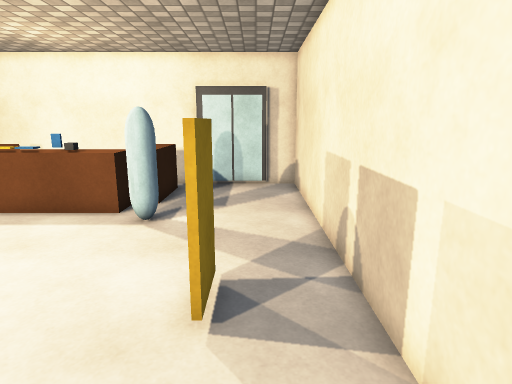
[1] (above)

14 first-person views from a walk through a Unity game level. The camera is 1.2 m above the floor, tilts 12° down and sees 75° across. The floor is counted in squares, 0.5 m on a side. Each view is taken from the middle of a square. On the plan, view 1 faces up. The plan holds only what a view shows up to about 20 squares ahead; the rest is blank. The player character is not drawn. Surface patterns are stand-ins for the level's own textures.

[2]
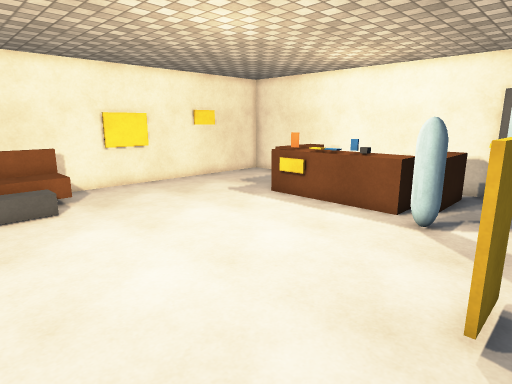

[3]
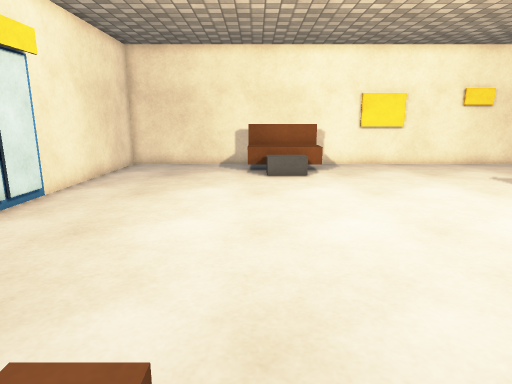

[4]
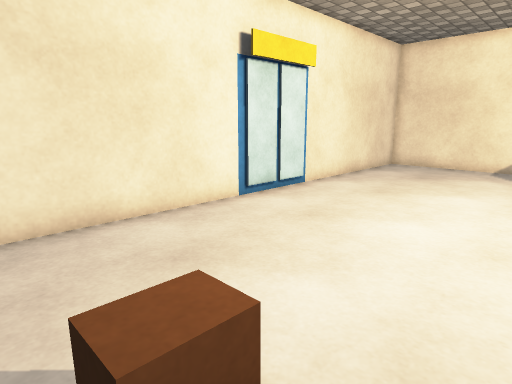

[5]
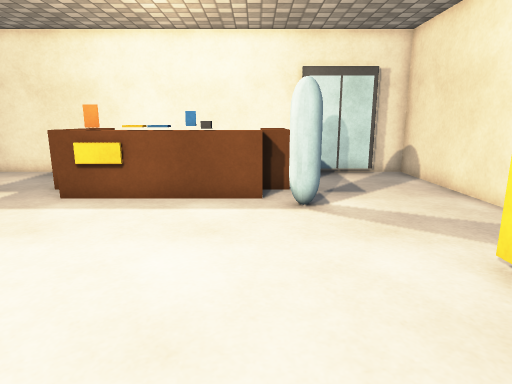

[6]
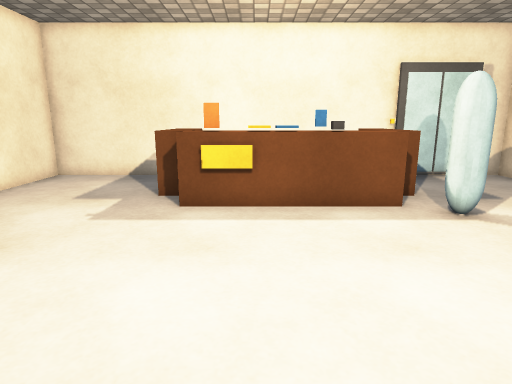

[7]
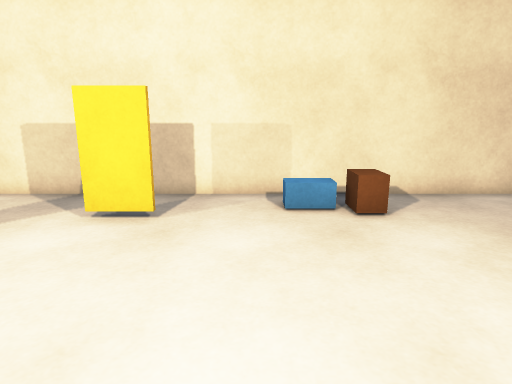

[8]
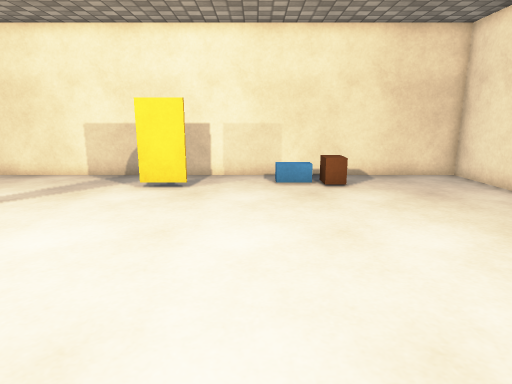

[9]
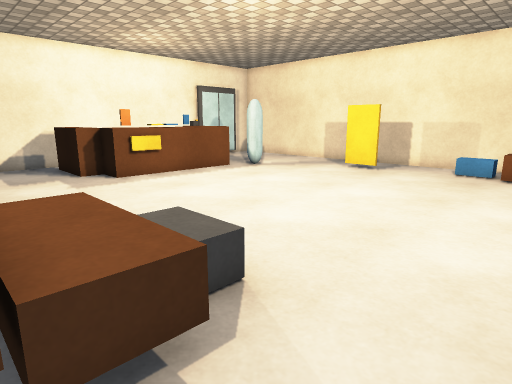

[10]
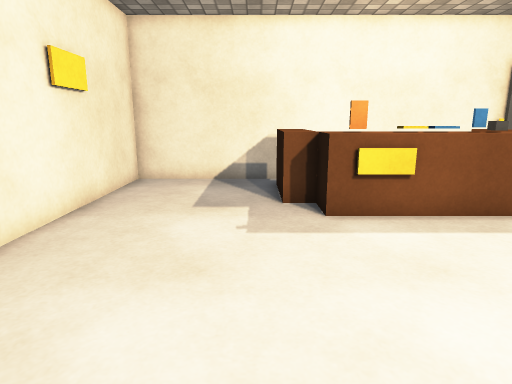

[11]
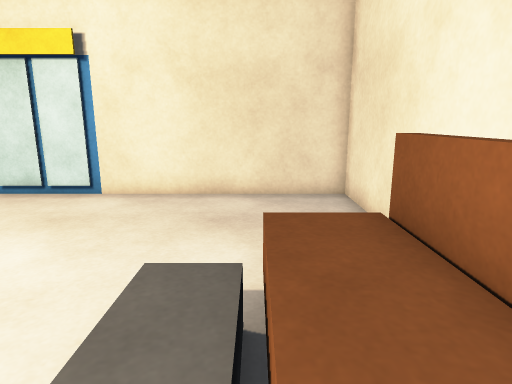

[12]
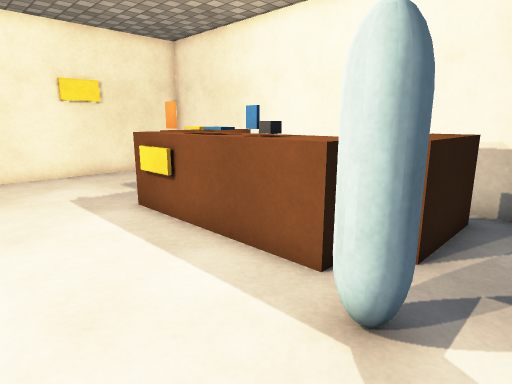

[13]
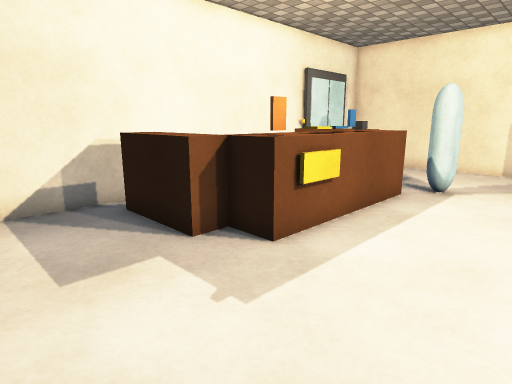

[14]
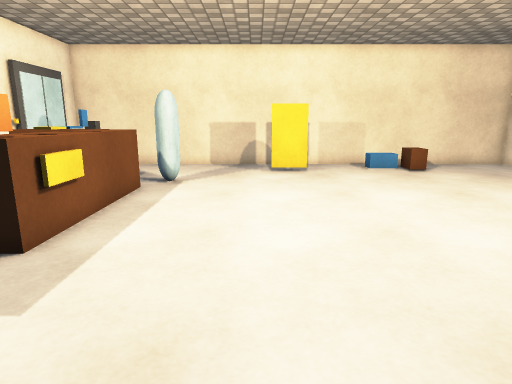

### Floor plan
Key: @ floor where view 1 was taken; # wall or solid block; . main floor; : floor 0.75 m higher than the main floor; / step, stairs or slope; = window, fence, low wall or low ledge; ^ raised ledge; O other object.
Columns run from 18 left of view 1 to 2 right of it. Each row starts with its distance up from view 1.
 17 #####################
 16 #.....OO     OO.....#
 15 #.....OO     OO.....#
 14 #.....OO     OO.....#
 13 #.....OO^^^^^OO.....#
 12 #......^^^^O^^......#
 11 #......=^^^=^.##....#
 10 #.............##....#
  9 #...................#
  8 #...................#
  7 #...................#
  6 #................#..#
  5 #................#..#
  4 #...................#
  3 ##^^................#
  2 ##^^O...............#
  1 ##^^O............./.#
  0 ##^^..............@.#
 -1 ##................:.#
 -2 #...................#
 -3 #...................#
 -4 #...................#
 -5 #...................#
 -6 #...................#
 -7 #####################

Positions as (right, up) in squares from view 1, and headings:
1: (0, 0), facing up
2: (0, -1), facing up-left
3: (1, 0), facing left
4: (1, 1), facing down-left
5: (-5, 1), facing up
6: (-9, 2), facing up
7: (-9, 2), facing right
8: (-13, 2), facing right
9: (-17, -3), facing up-right
10: (-13, 3), facing up
11: (-15, 4), facing down
12: (-2, 7), facing up-left
13: (-16, 7), facing up-right
14: (-17, 7), facing right
